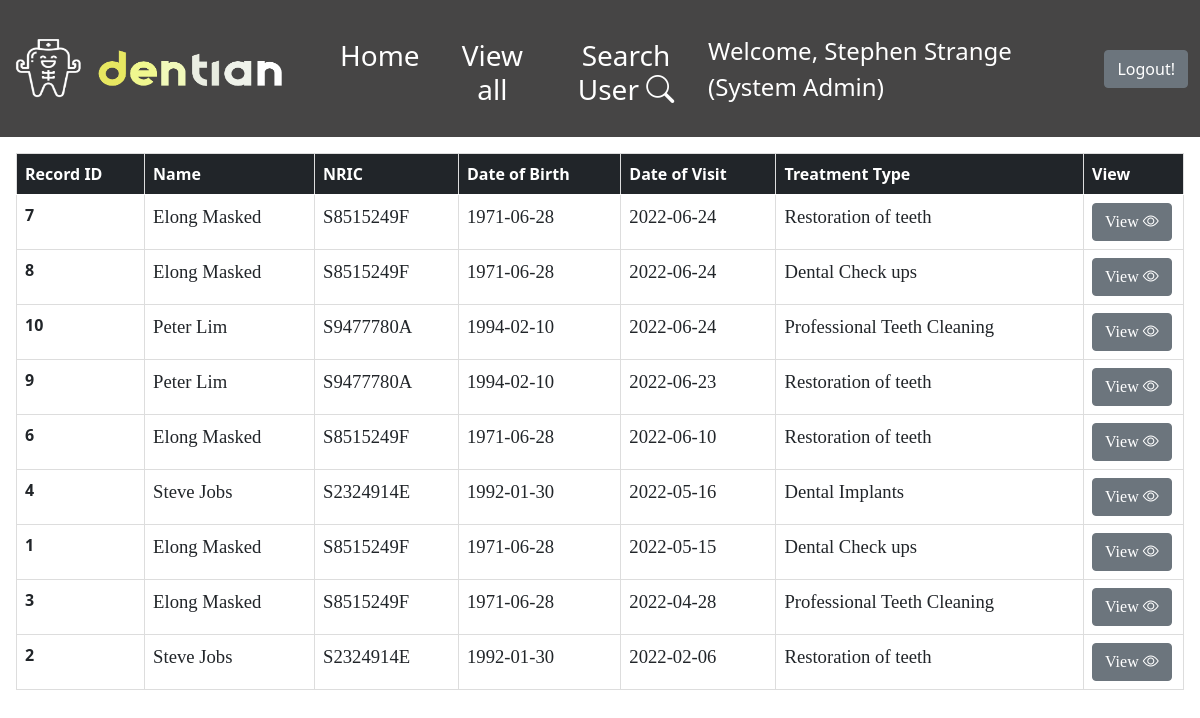
Screenshot of /AssistantDashboard.php (signed in) with the database file from the repository.
### tables this page shows
CREATE TABLE `patient_record` (
  `Record_ID` int(6) NOT NULL,
  `Patient_ID` int(11) NOT NULL,
  `Treatment_Date` date DEFAULT NULL,
  `Treatment_type` varchar(50) NOT NULL,
  `Treatment_details` varchar(255) NOT NULL,
  `Material_used` varchar(255) NOT NULL,
  `Doctor/Assistant 1` varchar(50) NOT NULL,
  `Doctor/Assistant 2` varchar(50) NOT NULL
);

CREATE TABLE `patient_profile` (
  `Patient_ID` int(11) NOT NULL,
  `Status` varchar(10) NOT NULL DEFAULT 'Active',
  `First_Name` varchar(20) NOT NULL,
  `Last_Name` varchar(20) NOT NULL,
  `NRIC_PNum` varchar(9) NOT NULL,
  `Gender` char(1) NOT NULL,
  `Birth_Date` date DEFAULT NULL,
  `Address` varchar(50) NOT NULL,
  `Nationality` varchar(100) NOT NULL,
  `Phone_Num` int(8) NOT NULL,
  `Email` varchar(50) NOT NULL,
  `Marital Status` varchar(20) NOT NULL,
  `Occupation` varchar(50) NOT NULL,
  `Smoker` varchar(3) NOT NULL,
  `Allergies` varchar(100) DEFAULT NULL,
  `Long_term_med` varchar(200) DEFAULT NULL,
  `Existing_Med_Conds` varchar(200) DEFAULT NULL,
  `Referred_by_clinic` varchar(50) DEFAULT NULL,
  `Referred_memo` varchar(200) DEFAULT NULL,
  `Family_ID` int(3) DEFAULT NULL,
  `Emer_Name` varchar(20) NOT NULL,
  `Emer_Contact` int(8) NOT NULL,
  `Emer_relation` varchar(10) NOT NULL,
  `Subsidies` varchar(3) NOT NULL
);

### db_connection.php (called while the page is built, shortened)
<?php
class DB_Connect
{
    public function connect()
    {
        try {
            $host2 = "sql6.freemysqlhosting.net";
            $db2 = "sql6501826";
            $username2 = "sql6501826";
            $password2 = "YnaPNqTYI4";
            $conn = new PDO('mysql:host='. $host2 . '; dbname=' . $db2 , $username2, $password2);
            return $conn;
        } catch (PDOException $e) {
            print "Error: " . $e->getMessage() . "<br>";
            die();
        }
    }
}

### AssistantDashboard.php (the view, shortened to what this page needs)
<?php
include 'db_connection.php';
require_once('Navbar.php');
if(!isset($_SESSION['Role']) && empty($_SESSION['Role'])) {
	header("Location: index.php");
}else {
    if (!isset($_SESSION['patientprof']) && empty($_SESSION['patientprof'])) {
        $db = new DB_Connect();
        $stmt = $db->connect()->prepare("SELECT r.Record_ID, profile.First_Name, profile.Last_Name, profile.NRIC_PNum, profile.Birth_Date,
        r.Treatment_Date, r.Treatment_Type, r.Treatment_details, r.Material_used, `Doctor/Assistant 1`, `Doctor/Assistant 2` FROM `patient_record`
        as r INNER JOIN patient_profile as profile on profile.Patient_ID = r.Patient_ID order by r.Treatment_Date DESC");
        $stmt->execute();
        if ($stmt->rowCount() > 0) {
            $patient_records = $stmt->fetchAll(PDO::FETCH_ASSOC);
        }
    } else {
        $patient_records = $_SESSION['patientprof'];
        $errormsg = $_SESSION['errorMsg'];
        $rowCount = $_SESSION['rowCount'];
    }
}
?>
<html>
<head>
    <link rel="stylesheet" href="https://cdn.jsdelivr.net/npm/bootstrap-icons@1.8.1/font/bootstrap-icons.css">
    <link href="https://cdn.jsdelivr.net/npm/bootstrap@5.0.2/dist/css/bootstrap.min.css" rel="stylesheet">
    <link rel="stylesheet" href="https://cdn.jsdelivr.net/npm/bootstrap-icons@1.8.1/font/bootstrap-icons.css">
</head>
<body>
    <div class="w-100 p-3">
        <table class="table table-hover ps-1">
            <thead class="table-dark">
            <tr>
                    <th scope="col">Record ID</th>
                    <th scope="col">Name</th>
                    <th scope="col">NRIC</th>
                    <th scope="col">Date of Birth</th>
                    <th scope="col">Date of Visit</th>
                    <th scope="col">Treatment Type</th>
					<th scope="col" style="width: 100px">View</th>
                </tr>
            </thead>
            <tbody>
               <?php
                foreach ($patient_records as $record) {
                    echo
                    '<tr>' .
                    '<th scope="row">' . $record['Record_ID'] . '</th>' .
                    '<td>' . $record['First_Name'] . ' ' . $record['Last_Name'] . '</td>' .
                    '<td>' . $record['NRIC_PNum'] . '</td>' .
                    '<td>' . $record['Birth_Date'] . '</td>' .
                    '<td>' . $record['Treatment_Date'] . '</td>' .
                    '<td>' . $record['Treatment_Type'] . '</td>' .
                    '<td style="display:none">' . $record['Treatment_details'] . '</td>' .
                    '<td style="display:none">' . $record['Material_used'] . '</td>' .
                    '<td style="display:none">' . $record['Doctor/Assistant 1'] . '</td>' .
                    '<td style="display:none">' . $record['Doctor/Assistant 2'] . '</td>' .
                    '<td><button type="button" class="btn btn-secondary viewBtn" data-bs-toggle="modal" data-bs-target="#viewAcc">View  <i class="bi bi-eye"></i></button></td>' .
                    '</tr>';
                }
               ?>
            </tbody>
        </table>
    </div>
</body>
</html>

### AssistantDashboard.php (style rules this page uses)
p, td { font-family: garamond; font-size: 14pt; }
td, th { border: 1px solid #ddd; }
table { width: 50%; background-color: white; text-align: left; }
body { background-image: url('img/AdminBackground.png'); background-repeat: no-repeat; background-attachment: fixed; background-size: cover; }

### rows the page displays
patient_record: Record_ID "7", Patient_ID.First_Name "Elong", Patient_ID.Last_Name "Masked", Patient_ID.NRIC_PNum "S8515249F", Patient_ID.Birth_Date "1971-06-28", Treatment_Date "2022-06-24", Treatment_type "Restoration of teeth"
patient_record: Record_ID "8", Patient_ID.First_Name "Elong", Patient_ID.Last_Name "Masked", Patient_ID.NRIC_PNum "S8515249F", Patient_ID.Birth_Date "1971-06-28", Treatment_Date "2022-06-24", Treatment_type "Dental Check ups"
patient_record: Record_ID "10", Patient_ID.First_Name "Peter", Patient_ID.Last_Name "Lim", Patient_ID.NRIC_PNum "S9477780A", Patient_ID.Birth_Date "1994-02-10", Treatment_Date "2022-06-24", Treatment_type "Professional Teeth Cleaning"
patient_record: Record_ID "9", Patient_ID.First_Name "Peter", Patient_ID.Last_Name "Lim", Patient_ID.NRIC_PNum "S9477780A", Patient_ID.Birth_Date "1994-02-10", Treatment_Date "2022-06-23", Treatment_type "Restoration of teeth"
patient_record: Record_ID "6", Patient_ID.First_Name "Elong", Patient_ID.Last_Name "Masked", Patient_ID.NRIC_PNum "S8515249F", Patient_ID.Birth_Date "1971-06-28", Treatment_Date "2022-06-10", Treatment_type "Restoration of teeth"
patient_record: Record_ID "4", Patient_ID.First_Name "Steve", Patient_ID.Last_Name "Jobs", Patient_ID.NRIC_PNum "S2324914E", Patient_ID.Birth_Date "1992-01-30", Treatment_Date "2022-05-16", Treatment_type "Dental Implants"
patient_record: Record_ID "1", Patient_ID.First_Name "Elong", Patient_ID.Last_Name "Masked", Patient_ID.NRIC_PNum "S8515249F", Patient_ID.Birth_Date "1971-06-28", Treatment_Date "2022-05-15", Treatment_type "Dental Check ups"
patient_record: Record_ID "3", Patient_ID.First_Name "Elong", Patient_ID.Last_Name "Masked", Patient_ID.NRIC_PNum "S8515249F", Patient_ID.Birth_Date "1971-06-28", Treatment_Date "2022-04-28", Treatment_type "Professional Teeth Cleaning"
patient_record: Record_ID "2", Patient_ID.First_Name "Steve", Patient_ID.Last_Name "Jobs", Patient_ID.NRIC_PNum "S2324914E", Patient_ID.Birth_Date "1992-01-30", Treatment_Date "2022-02-06", Treatment_type "Restoration of teeth"

### other values shown
$_SESSION['Name'] "Stephen Strange"
$_SESSION['Role'] "System Admin"
